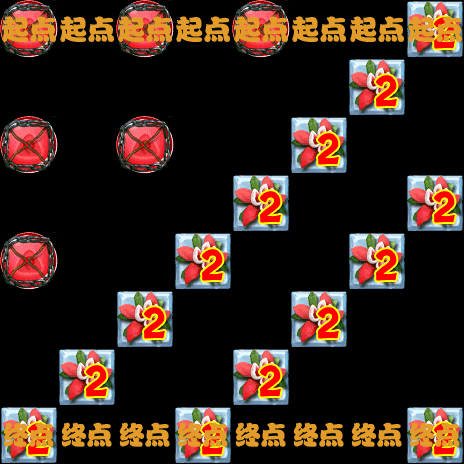

Below is a game level as drawn by its tile map, then a one-line description and the .tmx that defines it (tile-layer data replaced by summaries):
An orthogonal 8x8 tile map with 58x58 px tiles, 8 tile layers (1-layer, 2-layer, 3-layer, 4-layer, ...).

<map version="1.0" orientation="orthogonal" renderorder="right-down" width="8" height="8" tilewidth="58" tileheight="58">
 <tileset firstgid="1" name="backgroundBlock" tilewidth="58" tileheight="58">
  <image source="backgroundBlock.png" width="348" height="870" />
 </tileset>
 <layer name="1-layer" width="8" height="8">
  <data>[64 cells, 25 non-empty, 1 distinct tile ids]</data>
 </layer>
 <layer name="2-layer" width="8" height="8">
  <data>[64 cells, 58 non-empty, 1 distinct tile ids]</data>
 </layer>
 <layer name="3-layer" width="8" height="8">
  <data>[64 cells, 43 non-empty, 1 distinct tile ids]</data>
 </layer>
 <layer name="4-layer" width="8" height="8">
  <data>[64 cells, 55 non-empty, 1 distinct tile ids]</data>
 </layer>
 <layer name="5-layer" width="8" height="8">
  <data>[64 cells, 49 non-empty, 1 distinct tile ids]</data>
 </layer>
 <layer name="6-layer" width="8" height="8">
  <data>[64 cells, 59 non-empty, 3 distinct tile ids]</data>
 </layer>
 <layer name="7-layer" width="8" height="8">
  <data>[64 cells, 63 non-empty, 2 distinct tile ids]</data>
 </layer>
 <layer name="8-layer" width="8" height="8">
  <data>[64 cells, 63 non-empty, 3 distinct tile ids]</data>
 </layer>
</map>
